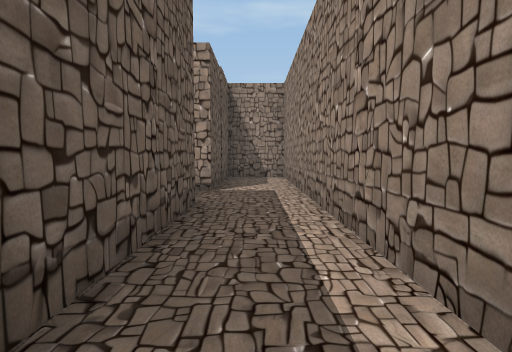
[1] (above)

16 first-person views from a walk through a 3-D level made in the Unity game engine. The camera is 1.2 m above the floor, tilts 4° down and sees 80° across. The floor is counted in squares, 2 m on a side. Each view is taken from the middle of a square. On the plan, view 1 faces up. The plan holds only what a view shows up to about 9 squares ahead; the rest is blank. The place goes on beyond the plan. The player is left out.

[2]
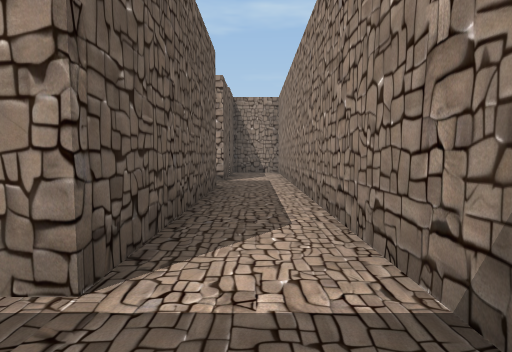

[3]
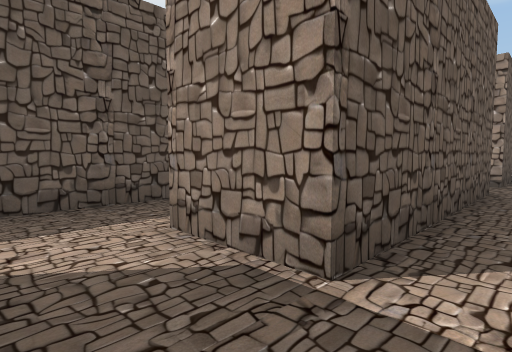

[4]
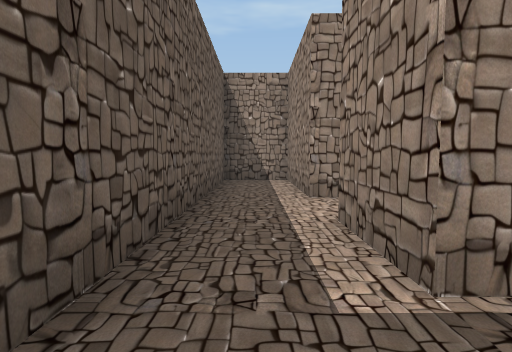

[5]
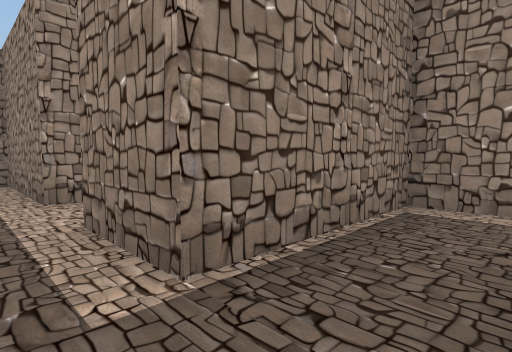

[6]
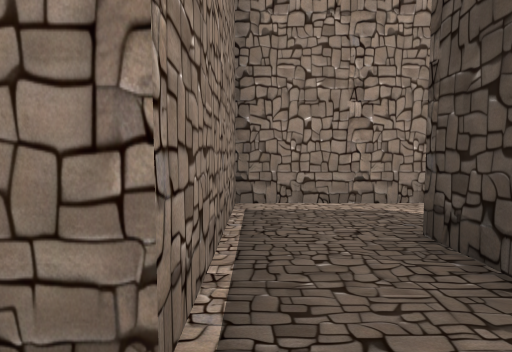

[7]
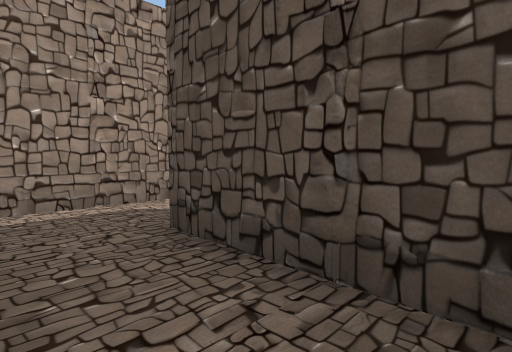

[8]
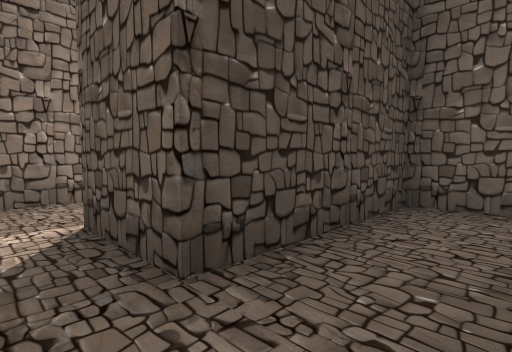

[9]
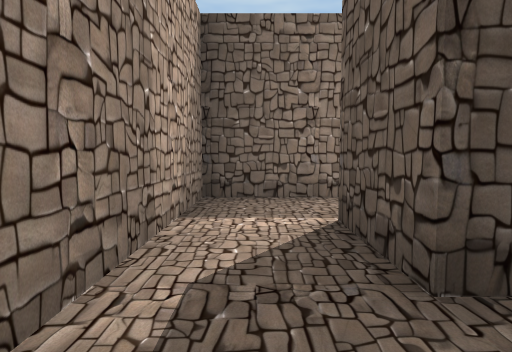

[10]
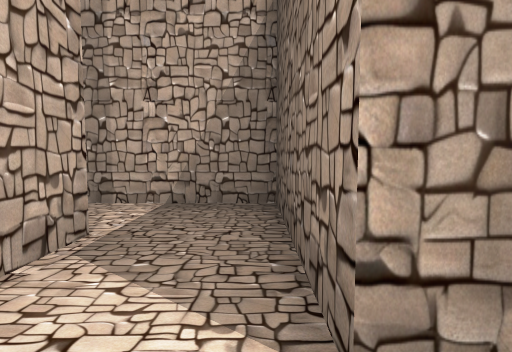

[11]
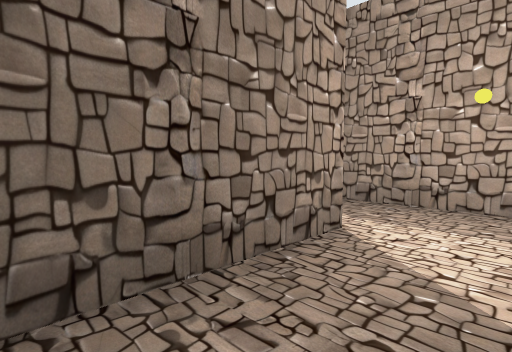

[12]
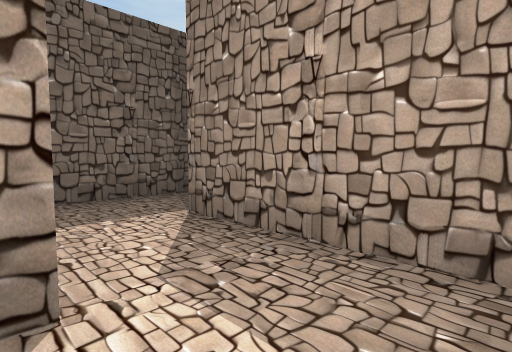

[13]
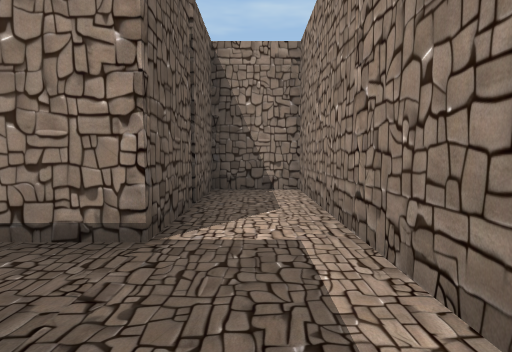

[14]
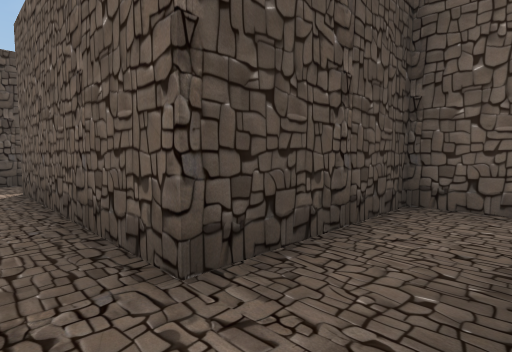

[15]
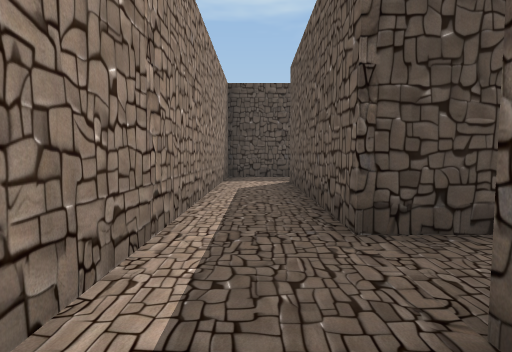

[16]
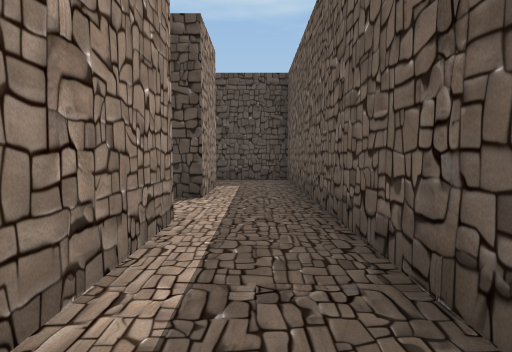

### Floor plan
Points are (right, up) in squares from view 1. A wall is a line through its corners. A room is listed if a view was taken in it or the views show most of it. See-through windows are left out.
Room 1 (views 1, 2, 3, 13, 14, 15)
walls: (-2.6, 3.8) (-0.7, 3.8) (-0.7, -0.7) (-2.2, -0.7); (-2.2, -2.2) (0.8, -2.2) (0.8, 8.2) (-0.7, 8.2) (-0.7, 5.1) (-1.8, 5.1)
ways out: opening at (-1.5, -1.5) to room 6; opening at (-1.5, 4) to room 7
Room 2 (views 4, 5, 6, 7)
walls: (-3.8, -3.5) (-3.8, -5.3) (-2.6, -5.3)
ways out: opening at (-1.5, -4.5) to room 3; opening at (-3, -3) to room 6
Room 3 (views 8, 9)
walls: (-2.6, -5.3) (-0.7, -5.3) (-0.7, -6.8); (0.8, -6.5) (0.8, -3.8) (-2.2, -3.8)
ways out: opening at (-1.5, -4.5) to room 2; opening at (0, -6) to room 5
Room 4 (view 10)
walls: (-3.8, -7.1) (-3.8, -8.6)
ways out: opening at (-1.5, -7.5) to room 5; opening at (-3, -9)
Room 5 (views 11, 12)
walls: (-0.7, -6.8) (-1.6, -6.8); (-2.2, -8.2) (0.8, -8.2) (0.8, -6.5)
ways out: opening at (0, -6) to room 3; opening at (-1.5, -7.5) to room 4
Room 6 (view 16)
walls: (-2.2, -0.7) (-2.2, 2.2) (-3.8, 2.2) (-3.8, -3.5); (-2.2, -3.8) (-2.2, -2.2)
ways out: opening at (-1.5, -1.5) to room 1; opening at (-3, -3) to room 2
Room 7 (no view inside)
walls: (-3.8, 4.8) (-3.8, 3.8) (-2.6, 3.8)
ways out: opening at (-1.5, 4) to room 1; opening at (-3, 5.5)

Positions as (right, up) in squares from view 1, and headings:
1: (0, 0), facing up
2: (0, -2), facing up
3: (0, -2), facing up-left
4: (-3, -5), facing up
5: (-3, -5), facing up-right
6: (-3, -4), facing right
7: (-3, -4), facing down-right
8: (0, -4), facing down-left
9: (0, -4), facing down
10: (-3, -8), facing right
11: (0, -7), facing down-left
12: (-2, -7), facing down-left
13: (0, 3), facing up
14: (0, 5), facing down-left
15: (0, 6), facing down
16: (-3, 2), facing down
